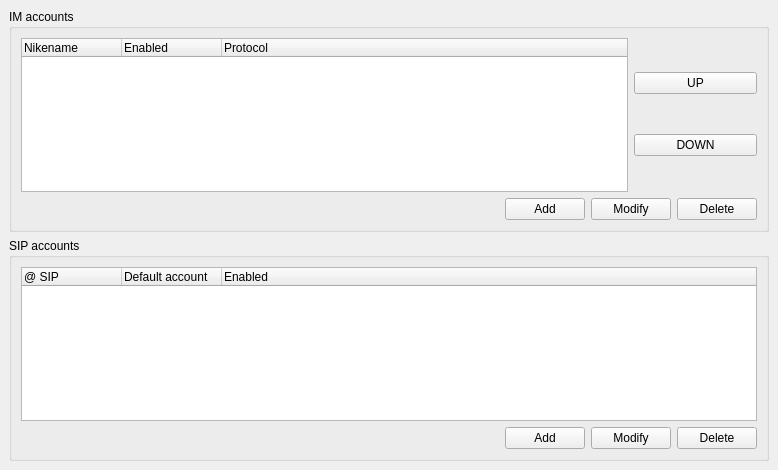
<ui version="4.0" >
 <author></author>
 <comment></comment>
 <exportmacro></exportmacro>
 <class>AccountSettingsWidget</class>
 <widget class="QWidget" name="AccountSettingsWidget" >
  <property name="geometry" >
   <rect>
    <x>0</x>
    <y>0</y>
    <width>778</width>
    <height>470</height>
   </rect>
  </property>
  <property name="windowTitle" >
   <string>Form</string>
  </property>
  <layout class="QGridLayout" >
   <property name="margin" >
    <number>9</number>
   </property>
   <property name="spacing" >
    <number>6</number>
   </property>
   <item row="0" column="0" >
    <widget class="QGroupBox" name="groupBox" >
     <property name="title" >
      <string>IM accounts</string>
     </property>
     <layout class="QGridLayout" >
      <property name="margin" >
       <number>9</number>
      </property>
      <property name="spacing" >
       <number>6</number>
      </property>
      <item row="0" column="2" >
       <layout class="QVBoxLayout" >
        <property name="margin" >
         <number>0</number>
        </property>
        <property name="spacing" >
         <number>6</number>
        </property>
        <item>
         <widget class="QPushButton" name="upPushButton" >
          <property name="text" >
           <string>UP</string>
          </property>
         </widget>
        </item>
        <item>
         <widget class="QPushButton" name="downPushButton" >
          <property name="text" >
           <string>DOWN</string>
          </property>
         </widget>
        </item>
       </layout>
      </item>
      <item row="1" column="1" colspan="2" >
       <layout class="QHBoxLayout" >
        <property name="margin" >
         <number>0</number>
        </property>
        <property name="spacing" >
         <number>6</number>
        </property>
        <item>
         <widget class="QPushButton" name="imAddPushButton" >
          <property name="text" >
           <string>Add</string>
          </property>
         </widget>
        </item>
        <item>
         <widget class="QPushButton" name="imModifyPushButton" >
          <property name="text" >
           <string>Modify</string>
          </property>
         </widget>
        </item>
        <item>
         <widget class="QPushButton" name="imDeletePushButton" >
          <property name="text" >
           <string>Delete</string>
          </property>
         </widget>
        </item>
       </layout>
      </item>
      <item row="1" column="0" >
       <spacer>
        <property name="orientation" >
         <enum>Qt::Horizontal</enum>
        </property>
        <property name="sizeHint" >
         <size>
          <width>301</width>
          <height>20</height>
         </size>
        </property>
       </spacer>
      </item>
      <item row="0" column="0" colspan="2" >
       <widget class="QTreeWidget" name="treeWidget" >
        <property name="rootIsDecorated" >
         <bool>false</bool>
        </property>
        <column>
         <property name="text" >
          <string>Nikename</string>
         </property>
        </column>
        <column>
         <property name="text" >
          <string>Enabled</string>
         </property>
        </column>
        <column>
         <property name="text" >
          <string>Protocol</string>
         </property>
        </column>
       </widget>
      </item>
     </layout>
    </widget>
   </item>
   <item row="1" column="0" >
    <widget class="QGroupBox" name="groupBox_2" >
     <property name="title" >
      <string>SIP accounts</string>
     </property>
     <layout class="QGridLayout" >
      <property name="margin" >
       <number>9</number>
      </property>
      <property name="spacing" >
       <number>6</number>
      </property>
      <item row="1" column="0" >
       <spacer>
        <property name="orientation" >
         <enum>Qt::Horizontal</enum>
        </property>
        <property name="sizeHint" >
         <size>
          <width>321</width>
          <height>20</height>
         </size>
        </property>
       </spacer>
      </item>
      <item row="1" column="1" >
       <layout class="QHBoxLayout" >
        <property name="margin" >
         <number>0</number>
        </property>
        <property name="spacing" >
         <number>6</number>
        </property>
        <item>
         <widget class="QPushButton" name="sipAddPushButton" >
          <property name="text" >
           <string>Add</string>
          </property>
         </widget>
        </item>
        <item>
         <widget class="QPushButton" name="sipModifyPushButton" >
          <property name="text" >
           <string>Modify</string>
          </property>
         </widget>
        </item>
        <item>
         <widget class="QPushButton" name="sipDeletePushButton" >
          <property name="text" >
           <string>Delete</string>
          </property>
         </widget>
        </item>
       </layout>
      </item>
      <item row="0" column="0" colspan="2" >
       <widget class="QTreeWidget" name="treeWidget_2" >
        <property name="rootIsDecorated" >
         <bool>false</bool>
        </property>
        <column>
         <property name="text" >
          <string>@ SIP</string>
         </property>
        </column>
        <column>
         <property name="text" >
          <string>Default account</string>
         </property>
        </column>
        <column>
         <property name="text" >
          <string>Enabled</string>
         </property>
        </column>
       </widget>
      </item>
     </layout>
    </widget>
   </item>
  </layout>
 </widget>
 <pixmapfunction></pixmapfunction>
 <resources/>
 <connections/>
</ui>
